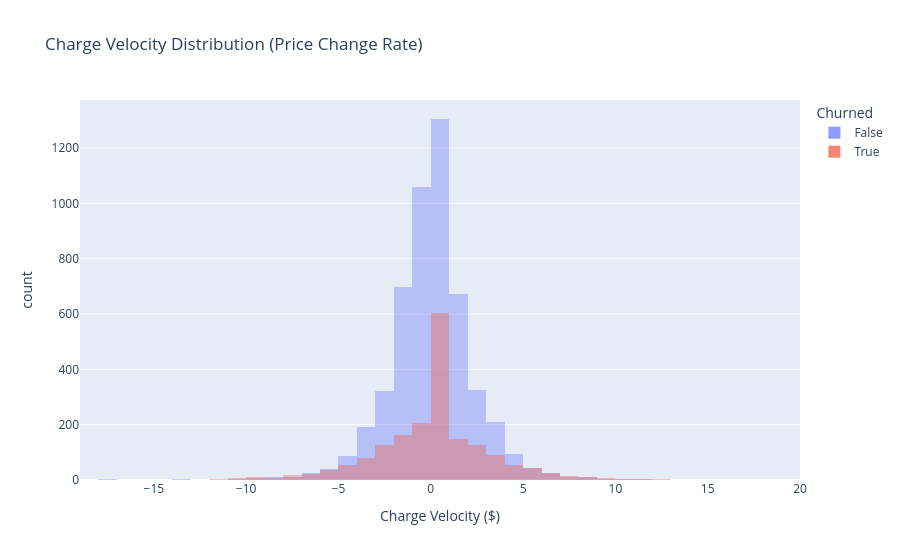

Notebook code for this chart:
### Code cell
# Charge velocity (rate of price change)
fig = px.histogram(df, x='charge_velocity', color='has_churned',
                   nbins=50, barmode='overlay',
                   title='Charge Velocity Distribution (Price Change Rate)',
                   labels={'charge_velocity': 'Charge Velocity ($)', 'has_churned': 'Churned'})
fig.update_traces(opacity=0.7)
fig.show()

### Figure 1 — Plotly figure (JSON) as saved in the notebook; plotly's stock layout.template omitted (floating-point values rounded to 4 significant figures; data arrays with more than 128 entries replaced by an {"elided": "..."} marker saying what was removed)
{"data": [{"bingroup": "x", "hovertemplate": "Churned=False<br>Charge Velocity ($)=%{x}<br>count=%{y}<extra></extra>", "legendgroup": "False", "marker": {"color": "#636efa", "opacity": 0.5, "pattern": {"shape": ""}}, "name": "False", "nbinsx": 50, "opacity": 0.7, "orientation": "v", "showlegend": true, "type": "histogram", "x": {"elided": "5174 float values"}, "xaxis": "x", "yaxis": "y"}, {"bingroup": "x", "hovertemplate": "Churned=True<br>Charge Velocity ($)=%{x}<br>count=%{y}<extra></extra>", "legendgroup": "True", "marker": {"color": "#EF553B", "opacity": 0.5, "pattern": {"shape": ""}}, "name": "True", "nbinsx": 50, "opacity": 0.7, "orientation": "v", "showlegend": true, "type": "histogram", "x": {"elided": "1869 float values"}, "xaxis": "x", "yaxis": "y"}], "layout": {"barmode": "overlay", "legend": {"title": {"text": "Churned"}, "tracegroupgap": 0}, "title": {"text": "Charge Velocity Distribution (Price Change Rate)"}, "xaxis": {"anchor": "y", "domain": [0, 1], "title": {"text": "Charge Velocity ($)"}}, "yaxis": {"anchor": "x", "domain": [0, 1], "title": {"text": "count"}}}}
